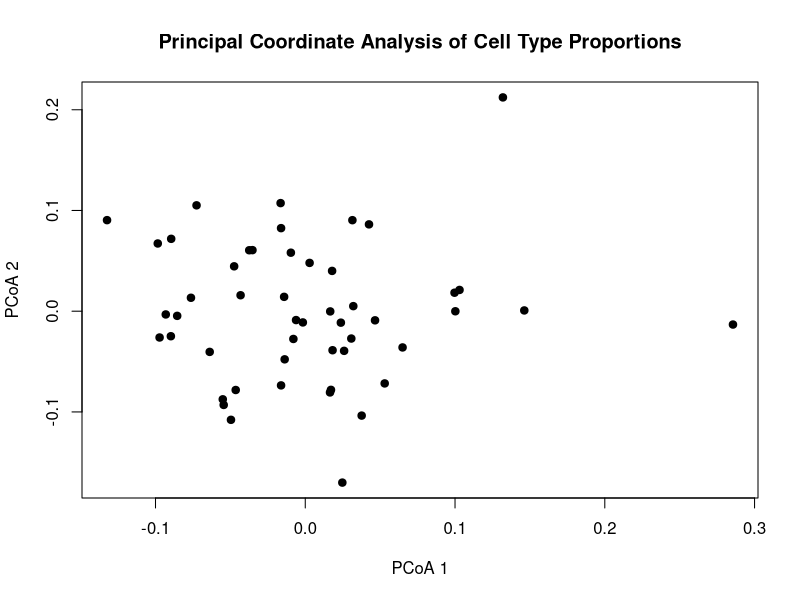

The R source for this figure:
###########################################################################
# Principal Coordinate Analysis of Simulated Cell Type Proportions
#
# This script simulates single-cell assignments of cell types across a set
# of samples, aggregates these assignments into a cell-type-by-sample
# abundance matrix, converts abundances to per-sample proportions, and
# computes Bray–Curtis dissimilarities between samples. A Principal
# Coordinate Analysis (PCoA) is then performed to project samples into a
# low-dimensional space. Finally, the first two PCoA axes are plotted
# using base R to visualize similarity patterns among samples.
#
# Dependencies: vegan
###########################################################################

set.seed(1701)

# Parameters
num_samples <- 50
num_cells   <- 2000

sample_ids  <- paste0("S", seq_len(num_samples))
cell_types  <- c("Tcell", "Bcell", "NK", "Mono", "DC", "Neutro")

# Simulated data
cell_data <- data.frame(
  sample_id = sample(sample_ids, num_cells, replace = TRUE),
  cell_type = sample(cell_types, num_cells, replace = TRUE),
  stringsAsFactors = FALSE
)

# Abundance matrix (cell_type × sample_id)
abundance_matrix <- table(cell_data$cell_type, cell_data$sample_id)

# Convert to proportional abundances per sample
proportion_matrix <- sweep(
  abundance_matrix,
  MARGIN = 2,
  STATS  = colSums(abundance_matrix),
  FUN    = "/"
)

# Bray–Curtis distances between samples
bray_distances <- vegan::vegdist(t(proportion_matrix), method = "bray")

# Principal Coordinate Analysis
pcoa_result <- vegan::wcmdscale(bray_distances, eig = TRUE)

# Extract coordinates
coords <- pcoa_result$points

# Base R scatter plot
plot(
  coords[, "Dim1"], coords[, "Dim2"],
  xlab = "PCoA 1",
  ylab = "PCoA 2",
  main = "Principal Coordinate Analysis of Cell Type Proportions",
  pch = 19
)
